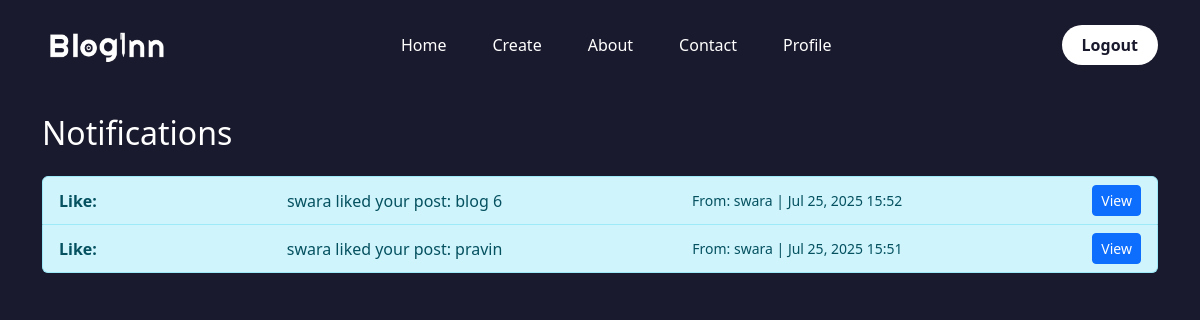
The page /notification/ (signed in) on the database as committed earlier.
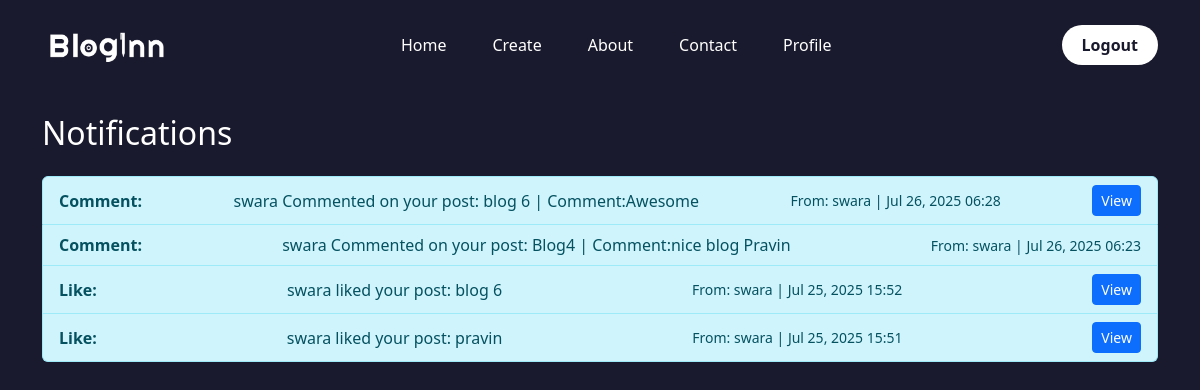
The same page on the database as committed later.
### users/models.py (models this page shows, shortened)
class Notification(models.Model):
    sender = models.ForeignKey(User, related_name='sent_notifications', on_delete=models.SET_NULL, null=True, blank=True)
    receiver = models.ForeignKey(User, related_name='received_notifications', on_delete=models.CASCADE)  # The blog author or target
    blog = models.ForeignKey(Post, on_delete=models.CASCADE, null=True, blank=True)
    message = models.CharField(max_length=255)
    type = models.CharField(
        max_length=20,
        choices=[('comment', 'Comment'), ('like', 'Like'), ('follow', 'Follow'), ('system', 'System')],
        default='system'
    )
    is_read = models.BooleanField(default=False)
    action_url = models.URLField(blank=True, null=True)
    timestamp = models.DateTimeField(auto_now_add=True)

### users/views.py (the view)
# urls.py: path('notification/',user_views.notification,name='notification'),
@login_required
def notification(request):
    notifications=Notification.objects.filter(receiver=request.user).order_by('-timestamp')
    return render(request,'users/notification.html',{'notifications':notifications})

### users/templates/users/notification.html
{% extends "blog/base.html" %}
{% block content %}
<div class="container mt-4">
    <h2 class="mb-4">Notifications</h2>
    {% if notifications%}
     <ul class="list-group">
        {% for post in notifications%}
            <li class="list-group-item d-flex justify-content-between align-items-center {% if not post.is_read %}list-group-item-info{% endif %}">
                <strong>{{post.type|capfirst}}:</strong> {{post.message}}<br>
                <small class="text_muted">From: {{post.sender.username}} | {{ post.timestamp|date:"M d, Y H:i" }}</small>
                    {% if post.action_url %}
                        <a href="{{ post.action_url }}" class="btn btn-sm btn-primary">View</a>
                    {% endif %}
            </li>
        {% endfor %}
     </ul>
    {% else %}
    <p>No notifications yet.</p>
    {% endif%}
    </div>
{% endblock %}

### blog/templates/blog/base.html (shortened to what this page needs)
<!DOCTYPE html>
<html lang="en">
<head>
  <link href="https://cdn.jsdelivr.net/npm/bootstrap@5.3.0/dist/css/bootstrap.min.css" rel="stylesheet">
  <link href="https://cdn.jsdelivr.net/npm/bootstrap-icons@1.10.5/font/bootstrap-icons.css" rel="stylesheet">
</head>
<body>
<nav class="navbar navbar-expand-lg navbar-dark navbar-custom">
  <div class="container">
    <a class="navbar-brand fw-semibold" href="#">
      {% load static %}
      <img src="{% static 'logo/logo.png' %}" alt="Blog Logo">
    </a>
    <div class="collapse navbar-collapse" id="navbarContent">
      <ul class="navbar-nav mx-auto mb-2 mb-lg-0">
        <li class="nav-item">
          <a class="nav-link" href="{% url 'blog-home' %}">Home</a>
        </li>
        <li class="nav-item">
          <a class="nav-link" href="{%url 'post-create' %}">Create</a>
        </li>
        <li class="nav-item">
          <a class="nav-link" href="{% url 'blog-about' %}">About</a>
        </li>
        <li class="nav-item">
          <a class="nav-link" href="{% url 'blog-contact' %}">Contact</a>
        </li>
        <li class="nav-item">
          <a class="nav-link" href="{% url 'profile' %}">Profile</a>
        </li>
      </ul>
      <ul class="navbar-nav">
        {% if request.user.is_authenticated %}
          <li class="nav-item">
            <form method="POST" action="{% url 'logout' %}">
              <button type="submit" class="btn btn-login-style">Logout</button>
            </form>
          </li>
        {% else %}
          <li class="nav-item">
            <a class="btn btn-login-style" href="{% url 'login' %}">Login</a>
          </li>
        {% endif %}
      </ul>
    </div>
  </div>
</nav>
<div>
  {% block content %}
  {% endblock %}
</div>
</body>
</html>

### blog/templates/blog/base.html (style rules this page uses)
body { background-color: #1a1a2e; color: #ffffff; font-family: 'Segoe UI', sans-serif; }
.container.mt-4 { background-color: #1a1a2e !important; color: inherit; }
.navbar-custom { background-color: #1a1a2e; box-shadow: none; padding-top: 20px; padding-bottom: 20px; }
.navbar-custom .navbar-brand { margin-right: auto; }
.navbar-custom .navbar-brand img { height: 40px; width: auto; }
.navbar-custom .navbar-nav.mx-auto { flex-direction: row; justify-content: center; flex-grow: 1; }
.navbar-custom .nav-link { color: #ffffff !important; font-weight: 500; margin: 0 15px; }
.btn-login-style { background-color: #ffffff; color: #1a1a2e !important; border: none; border-radius: 25px; padding: 8px 20px; font-weight: bold; transition: background-color 0.3s ease, color 0.3s ease; }

Rows that differ between the two databases and show on the page:
added Notification: type "Comment", message "swara Commented on your post: blog 6 | Comment:Awesome", sender.username "swara", timestamp "Jul 26, 2025 06:28"
added Notification: type "Comment", message "swara Commented on your post: Blog4 | Comment:nice blog Pravin", sender.username "swara", timestamp "Jul 26, 2025 06:23"
